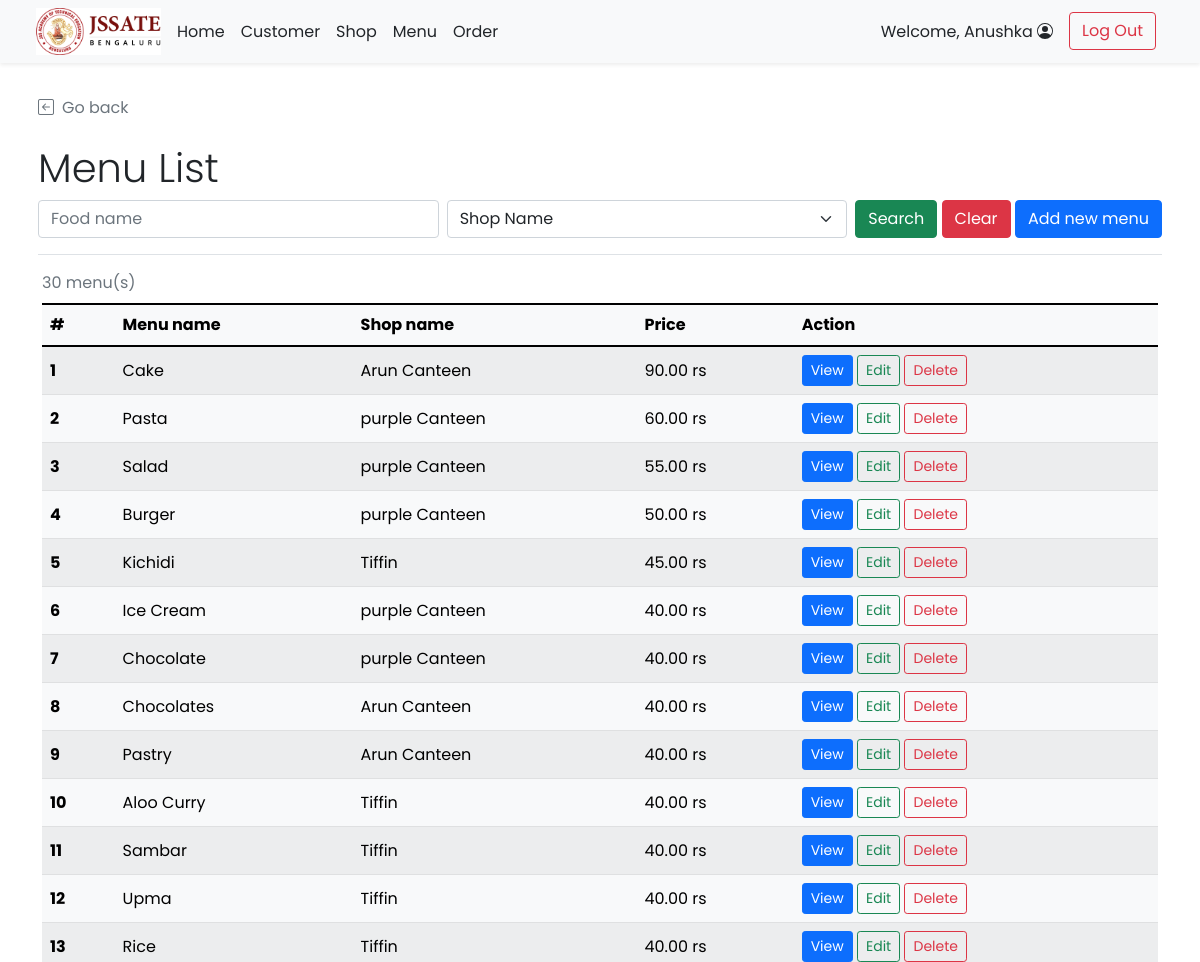
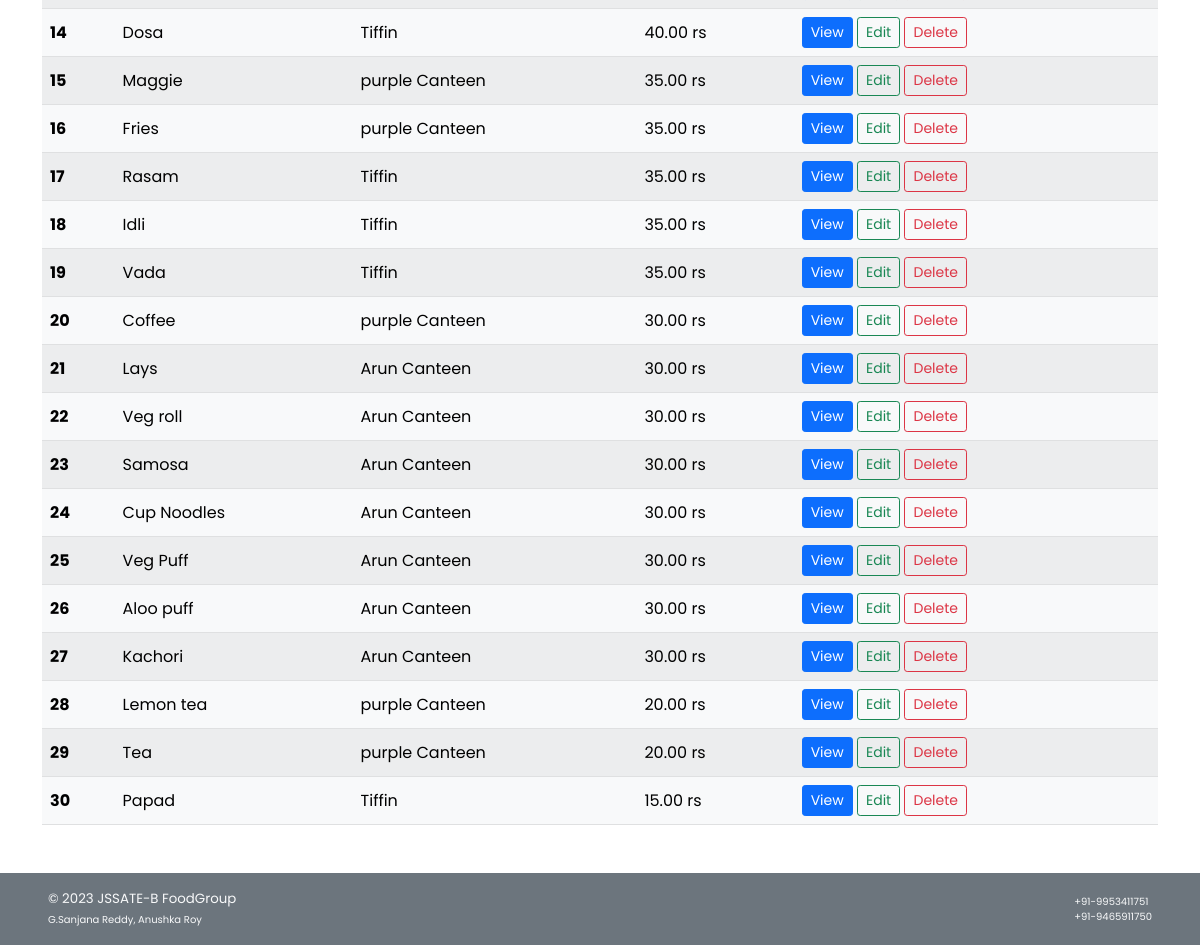
/admin/admin_food_list.php (signed in), run on the app's committed database (2 pictures, top to bottom).
### tables this page shows
CREATE TABLE `food` (
  `f_id` int(11) NOT NULL,
  `s_id` int(11) NOT NULL,
  `f_name` varchar(100) NOT NULL,
  `f_price` decimal(6,2) NOT NULL,
  `f_todayavail` tinyint(4) NOT NULL DEFAULT 1 COMMENT 'Food is available to order or not',
  `f_preorderavail` tinyint(4) NOT NULL DEFAULT 1,
  `f_pic` text DEFAULT NULL
);

CREATE TABLE `shop` (
  `s_id` int(11) NOT NULL,
  `s_name` varchar(100) NOT NULL,
  `s_location` varchar(100) NOT NULL,
  `s_openhour` time NOT NULL,
  `s_closehour` time NOT NULL,
  `s_status` tinyint(4) NOT NULL DEFAULT 1 COMMENT 'Shop ready for taking an order or not (True for open, False for close)',
  `s_preorderStatus` tinyint(4) NOT NULL DEFAULT 1 COMMENT 'Shop is ready for tomorrow pre-order or not',
  `s_phoneno` varchar(45) NOT NULL,
  `s_pic` text DEFAULT NULL
);

### admin/admin_food_list.php (the view, shortened to what this page needs)
<!DOCTYPE html>
<html lang="en" class="h-100">
<head>
    <?php
        include("../conn_db.php");
        include('../head.php');
    ?>
    <link href="../css/main.css" rel="stylesheet">
</head>
<body class="d-flex flex-column h-100">
    <?php include('nav_header_admin.php')?>
    <div class="container p-2 pb-0" id="admin-dashboard">
        <div class="mt-4 border-bottom">
            <a class="nav nav-item text-decoration-none text-muted mb-2" href="#" onclick="history.back();">
                <i class="bi bi-arrow-left-square me-2"></i>Go back
            </a>
            <h2 class="pt-3 display-6">Menu List</h2>
            <form class="form-floating mb-3" method="GET" action="admin_food_list.php">
                <div class="row g-2">
                    <div class="col">
                        <input type="text" class="form-control" id="f_name" name="f_name" placeholder="Food name"
                            <?php if(isset($_GET["search"])){?>value="<?php echo $_GET["f_name"];?>" <?php } ?>>
                    </div>
                    <div class="col">
                        <select class="form-select" id="s_id" name="s_id">
                            <option selected value="">Shop Name</option>
                        </select>
                    </div>
                    <div class="col-auto">
                        <button type="submit" name="search" value="1" class="btn btn-success">Search</button>
                        <button type="reset" class="btn btn-danger"
                            onclick="javascript: window.location='admin_food_list.php'">Clear</button>
                        <a href="admin_food_add.php" class="btn btn-primary">Add new menu</a>
                    </div>
                </div>
            </form>
        </div>
    </div>
    <div class="container pt-2" id="cust-table">
        <?php
            if(!isset($_GET["search"])){
                $search_query = "SELECT f.f_id,s.s_id,f.f_name,f.f_price,f.f_todayavail,f.f_preorderavail,s.s_name FROM food f INNER JOIN shop s ON f.s_id = s.s_id ORDER BY f.f_price DESC,f.s_id ASC;";
            }
            $search_result = $mysqli -> query($search_query);
            $search_numrow = $search_result -> num_rows;
            if($search_numrow == 0){
        ?>
        <div class="row">
            <div class="col mt-2 ms-2 p-2 bg-danger text-white rounded text-start">
                <svg xmlns="http://www.w3.org/2000/svg" width="16" height="16" fill="currentColor"
                    class="bi bi-x-circle ms-2" viewBox="0 0 16 16">
                    <path d="M8 15A7 7 0 1 1 8 1a7 7 0 0 1 0 14zm0 1A8 8 0 1 0 8 0a8 8 0 0 0 0 16z" />
                    <path
                        d="M4.646 4.646a.5.5 0 0 1 .708 0L8 7.293l2.646-2.647a.5.5 0 0 1 .708.708L8.707 8l2.647 2.646a.5.5 0 0 1-.708.708L8 8.707l-2.646 2.647a.5.5 0 0 1-.708-.708L7.293 8 4.646 5.354a.5.5 0 0 1 0-.708z" />
                </svg><span class="ms-2 mt-2">No shop found!</span>
                <a href="admin_food_list.php" class="text-white">Clear Search Result</a>
            </div>
        </div>
        <?php } else{ ?>
        <div class="table-responsive">
        <table class="table rounded-5 table-light table-striped table-hover align-middle caption-top mb-5">
            <caption><?php echo $search_numrow;?> menu(s) <?php if(isset($_GET["search"])){?><br /><a
                    Result</a><?php } ?></caption>
            <thead class="bg-light">
                <tr>
                    <th scope="col">#</th>
                    <th scope="col">Menu name</th>
                    <th scope="col">Shop name</th>
                    <th scope="col">Price</th>
                    <th scope="col">Action</th>
                </tr>
            </thead>
            <tbody>
                <?php $i=1; while($row = $search_result -> fetch_array()){ ?>
                <tr>
                    <th><?php echo $i++;?></th>
                    <td><?php echo $row["f_name"];?></td>
                    <td><?php echo $row["s_name"];?></td>
                    <td><?php echo $row["f_price"]." rs";?></td>
                    <td>
                        <a href="admin_food_detail.php?f_id=<?php echo $row["f_id"]?>"
                            class="btn btn-sm btn-primary">View</a>
                        <a href="admin_food_edit.php?s_id=<?php echo $row["s_id"];?>&f_id=<?php echo $row["f_id"]?>"
                            class="btn btn-sm btn-outline-success">Edit</a>
                        <a href="admin_food_delete.php?f_id=<?php echo $row["f_id"]?>"
                            class="btn btn-sm btn-outline-danger">Delete</a>
                    </td>
                </tr>
                <?php } ?>
            </tbody>
        </table>
        </div>
        <?php }
        ?>
    </div>
    <footer
        class="footer d-flex flex-wrap justify-content-between align-items-center px-5 py-3 mt-auto bg-secondary text-light">
        <span class="smaller-font">&copy; 2023 JSSATE-B FoodGroup <br /><span class="xsmall-font">G.Sanjana Reddy, Anushka Roy</span></span>
        <span class="xsmall-font"> +91-9953411751 <br /><span class="xsmall-font">+91-9465911750</span></span>
    </footer>
</body>
</html>

### css/main.css (style rules this page uses)
html { height: 100%; }
body { height: 100%; padding-top: 4rem; margin-bottom: -50px; font-family: 'Poppins', 'Noto Sans Thai', sans-serif; }
a { cursor: pointer; }
.bi { vertical-align: -.125em; fill: currentColor; }
.smaller-font { font-size: smaller; }
.xsmall-font { font-size: x-small; }

### data on the page
food: f_name "Cake", s.s_name "Arun Canteen", f_price "90.00"
food: f_name "Pasta", s.s_name "purple Canteen", f_price "60.00"
food: f_name "Salad", s.s_name "purple Canteen", f_price "55.00"
food: f_name "Burger", s.s_name "purple Canteen", f_price "50.00"
food: f_name "Kichidi", s.s_name "Tiffin", f_price "45.00"
food: f_name "Ice Cream", s.s_name "purple Canteen", f_price "40.00"
food: f_name "Chocolate", s.s_name "purple Canteen", f_price "40.00"
food: f_name "Chocolates", s.s_name "Arun Canteen", f_price "40.00"
food: f_name "Pastry", s.s_name "Arun Canteen", f_price "40.00"
food: f_name "Aloo Curry", s.s_name "Tiffin", f_price "40.00"
food: f_name "Sambar", s.s_name "Tiffin", f_price "40.00"
food: f_name "Upma", s.s_name "Tiffin", f_price "40.00"
food: f_name "Rice", s.s_name "Tiffin", f_price "40.00"
food: f_name "Dosa", s.s_name "Tiffin", f_price "40.00"
food: f_name "Maggie", s.s_name "purple Canteen", f_price "35.00"
food: f_name "Fries", s.s_name "purple Canteen", f_price "35.00"
food: f_name "Rasam", s.s_name "Tiffin", f_price "35.00"
food: f_name "Idli", s.s_name "Tiffin", f_price "35.00"
food: f_name "Vada", s.s_name "Tiffin", f_price "35.00"
food: f_name "Coffee", s.s_name "purple Canteen", f_price "30.00"
food: f_name "Lays", s.s_name "Arun Canteen", f_price "30.00"
food: f_name "Veg roll", s.s_name "Arun Canteen", f_price "30.00"
food: f_name "Samosa", s.s_name "Arun Canteen", f_price "30.00"
food: f_name "Cup Noodles", s.s_name "Arun Canteen", f_price "30.00"
food: f_name "Veg Puff", s.s_name "Arun Canteen", f_price "30.00"
food: f_name "Aloo puff", s.s_name "Arun Canteen", f_price "30.00"
food: f_name "Kachori", s.s_name "Arun Canteen", f_price "30.00"
food: f_name "Lemon tea", s.s_name "purple Canteen", f_price "20.00"
food: f_name "Tea", s.s_name "purple Canteen", f_price "20.00"
food: f_name "Papad", s.s_name "Tiffin", f_price "15.00"

### other printed values
$_SESSION['firstname'] "Anushka"
$search_numrow "30"
